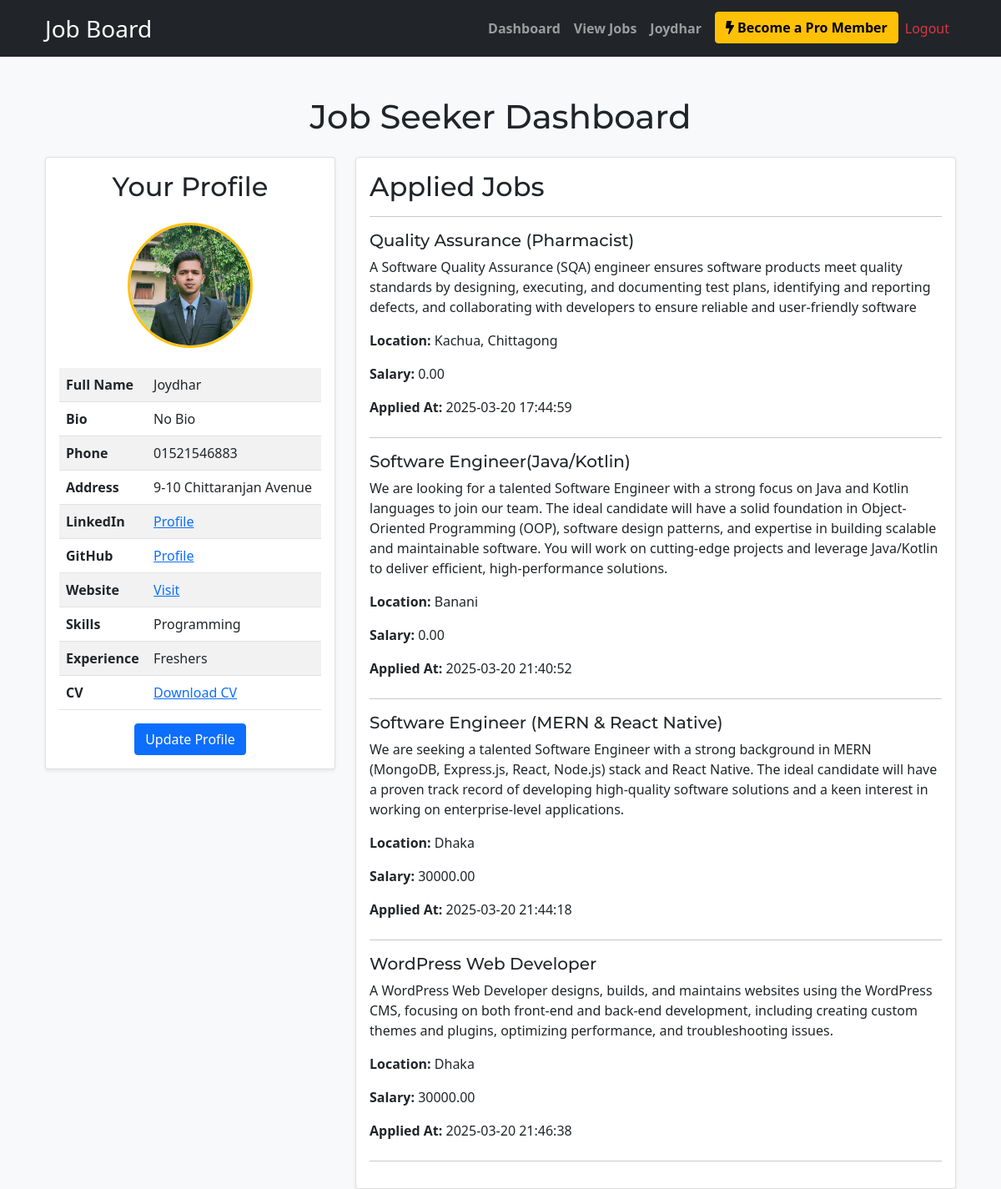
Screenshot of /dashboard.php (signed in) with the database file from the repository.
### tables this page shows
CREATE TABLE `profiles` (
  `id` int NOT NULL,
  `user_id` int NOT NULL,
  `full_name` varchar(255) NOT NULL,
  `bio` text,
  `profile_photo` varchar(255) DEFAULT NULL,
  `phone` varchar(20) DEFAULT NULL,
  `address` varchar(255) DEFAULT NULL,
  `linkedin` varchar(255) DEFAULT NULL,
  `github` varchar(255) DEFAULT NULL,
  `website` varchar(255) DEFAULT NULL,
  `cv` varchar(255) DEFAULT NULL,
  `skills` varchar(255) DEFAULT NULL,
  `experience` text,
  `created_at` timestamp NOT NULL DEFAULT CURRENT_TIMESTAMP,
  `updated_at` timestamp NOT NULL DEFAULT CURRENT_TIMESTAMP ON UPDATE CURRENT_TIMESTAMP
);

CREATE TABLE `applications` (
  `id` int NOT NULL,
  `job_id` int NOT NULL,
  `user_id` int NOT NULL,
  `cv` varchar(255) DEFAULT NULL,
  `status` enum('pending','accepted','rejected') DEFAULT 'pending',
  `applied_at` timestamp NOT NULL DEFAULT CURRENT_TIMESTAMP
);

CREATE TABLE `jobs` (
  `id` int NOT NULL,
  `title` varchar(255) NOT NULL,
  `description` text NOT NULL,
  `location` varchar(255) NOT NULL,
  `salary` decimal(10,2) NOT NULL,
  `requirements` text,
  `responsibilities` text,
  `employer_id` int NOT NULL,
  `created_at` timestamp NOT NULL DEFAULT CURRENT_TIMESTAMP
);

### dashboard.php (the view, shortened to what this page needs)
<?php
include('includes/db.php');
$user_id = $_SESSION['user_id'];
$sql = "SELECT * FROM profiles WHERE user_id = '$user_id'";
$result = $conn->query($sql);
$profile = ($result->num_rows > 0) ? $result->fetch_assoc() : null;
$applied_jobs_sql = "SELECT jobs.*, applications.applied_at
                     FROM applications
                     JOIN jobs ON applications.job_id = jobs.id
                     WHERE applications.user_id = '$user_id'";
$applied_jobs_result = $conn->query($applied_jobs_sql);
?>
<!DOCTYPE html>
<html>
<head>
    <?php include('headlink.php'); ?>
</head>
<body class="bg-light">
    <?php include('header.php'); ?>
    <div class="container mt-5">
        <h1 class="text-center mb-4">Job Seeker Dashboard</h1>
        <div class="row">
            <div class="col-md-4">
                <div class="card shadow-sm">
                    <div class="card-body">
                        <h2 class="card-title text-center mb-4">Your Profile</h2>
                        <div class="text-center mb-4">
                            <?php if (!empty($profile['profile_photo'])): ?>
                                <img src="<?php echo htmlspecialchars($profile['profile_photo']); ?>" alt="Profile Photo"
                                    class="profile-photo">
                            <?php else: ?>
                                <img src="images/default-profile.png" alt="Default Profile Photo" class="profile-photo">
                            <?php endif; ?>
                        </div>
                        <?php if ($profile): ?>
                            <table class="table table-striped">
                                <tr>
                                    <th>Full Name</th>
                                    <td><?php echo htmlspecialchars($profile['full_name']); ?></td>
                                </tr>
                                <tr>
                                    <th>Bio</th>
                                    <td><?php echo htmlspecialchars($profile['bio']); ?></td>
                                </tr>
                                <tr>
                                    <th>Phone</th>
                                    <td><?php echo htmlspecialchars($profile['phone']); ?></td>
                                </tr>
                                <tr>
                                    <th>Address</th>
                                    <td><?php echo htmlspecialchars($profile['address']); ?></td>
                                </tr>
                                <tr>
                                    <th>LinkedIn</th>
                                    <td><a href="<?php echo htmlspecialchars($profile['linkedin']); ?>"
                                            target="_blank">Profile</a></td>
                                </tr>
                                <tr>
                                    <th>GitHub</th>
                                    <td><a href="<?php echo htmlspecialchars($profile['github']); ?>"
                                            target="_blank">Profile</a></td>
                                </tr>
                                <tr>
                                    <th>Website</th>
                                    <td><a href="<?php echo htmlspecialchars($profile['website']); ?>"
                                            target="_blank">Visit</a></td>
                                </tr>
                                <tr>
                                    <th>Skills</th>
                                    <td><?php echo htmlspecialchars($profile['skills']); ?></td>
                                </tr>
                                <tr>
                                    <th>Experience</th>
                                    <td><?php echo htmlspecialchars($profile['experience']); ?></td>
                                </tr>
                                <?php if (!empty($profile['cv'])): ?>
                                    <tr>
                                        <th>CV</th>
                                        <td><a href="<?php echo htmlspecialchars($profile['cv']); ?>" target="_blank">Download
                                                CV</a></td>
                                    </tr>
                                <?php endif; ?>
                            </table>
                        <?php else: ?>
                            <div class="alert alert-info">No profile details found.</div>
                        <?php endif; ?>
                        <div class="text-center mt-3">
                            <a href="update_profile.php" class="btn btn-primary">Update Profile</a>
                        </div>
                    </div>
                </div>
            </div>
            <div class="col-md-8">
                <div class="card shadow-sm">
                    <div class="card-body">
                        <h2 class="card-title">Applied Jobs</h2>
                        <hr>
                        <?php
                        if ($applied_jobs_result->num_rows > 0) {
                            while ($row = $applied_jobs_result->fetch_assoc()) {
                                echo "<div class='mb-4'>";
                                echo "<h5>" . $row['title'] . "</h5>";
                                echo "<p>" . $row['description'] . "</p>";
                                echo "<p><strong>Location:</strong> " . $row['location'] . "</p>";
                                echo "<p><strong>Salary:</strong> " . $row['salary'] . "</p>";
                                echo "<p><strong>Applied At:</strong> " . $row['applied_at'] . "</p>";
                                echo "</div><hr>";
                            }
                        } else {
                            echo "<p>No jobs applied yet.</p>";
                        }
                        ?>
                    </div>
                </div>
            </div>
        </div>
    </div>
</body>
</html>

### css/styles.css (style rules this page uses)
body { background-color: #f8f9fa; }
.card { border-radius: 12px; }
.btn { border-radius: 8px; }

### css/custom.css (style rules this page uses)
body { background-color: #f8f9fa; }
.card { border: none; border-radius: 10px; transition: transform 0.3s ease; }
.btn-primary { background-color: #007bff; border-color: #007bff; }
body { font-family: 'Poppins', sans-serif; }
h1, h2, h3, h4, h5, h6 { font-family: 'Montserrat', sans-serif; }

### dashboard.php (style rules this page uses)
.profile-photo { width: 150px; height: 150px; border-radius: 50%; object-fit: cover; border: 3px solid #ffc107; }

### rows the page displays
profiles: profile_photo (picture), full_name "Joydhar", bio "No Bio", phone "01521546883", address "9-10 Chittaranjan Avenue", skills "Programming", experience "Freshers"
applications: job.title "Quality Assurance (Pharmacist)", job.description "A Software Quality Assurance (SQA) engineer ensures software products meet quality standards by designing, executing, and documenting test plans, identifying and reporting defects, and collaborating with developers to ensure reliable and user-friendly software", job.location "Kachua, Chittagong", job.salary "0.00", applied_at "2025-03-20 17:44:59"
applications: job.title "Software Engineer(Java/Kotlin)", job.description "We are looking for a talented Software Engineer with a strong focus on Java and Kotlin languages to join our team. The ideal candidate will have a solid foundation in Object-Oriented Programming (OOP), software design patterns, and expertise in building scalable and maintainable software. You will work on cutting-edge projects and leverage Java/Kotlin to deliver efficient, high-performance solutions.", job.location "Banani", job.salary "0.00", applied_at "2025-03-20 21:40:52"
applications: job.title "Software Engineer (MERN & React Native)", job.description "We are seeking a talented Software Engineer with a strong background in MERN (MongoDB, Express.js, React, Node.js) stack and React Native. The ideal candidate will have a proven track record of developing high-quality software solutions and a keen interest in working on enterprise-level applications.", job.location "Dhaka", job.salary "30000.00", applied_at "2025-03-20 21:44:18"
applications: job.title "WordPress Web Developer", job.description "A WordPress Web Developer designs, builds, and maintains websites using the WordPress CMS, focusing on both front-end and back-end development, including creating custom themes and plugins, optimizing performance, and troubleshooting issues.", job.location "Dhaka", job.salary "30000.00", applied_at "2025-03-20 21:46:38"

### other values shown
$_SESSION['name'] "Joydhar"
